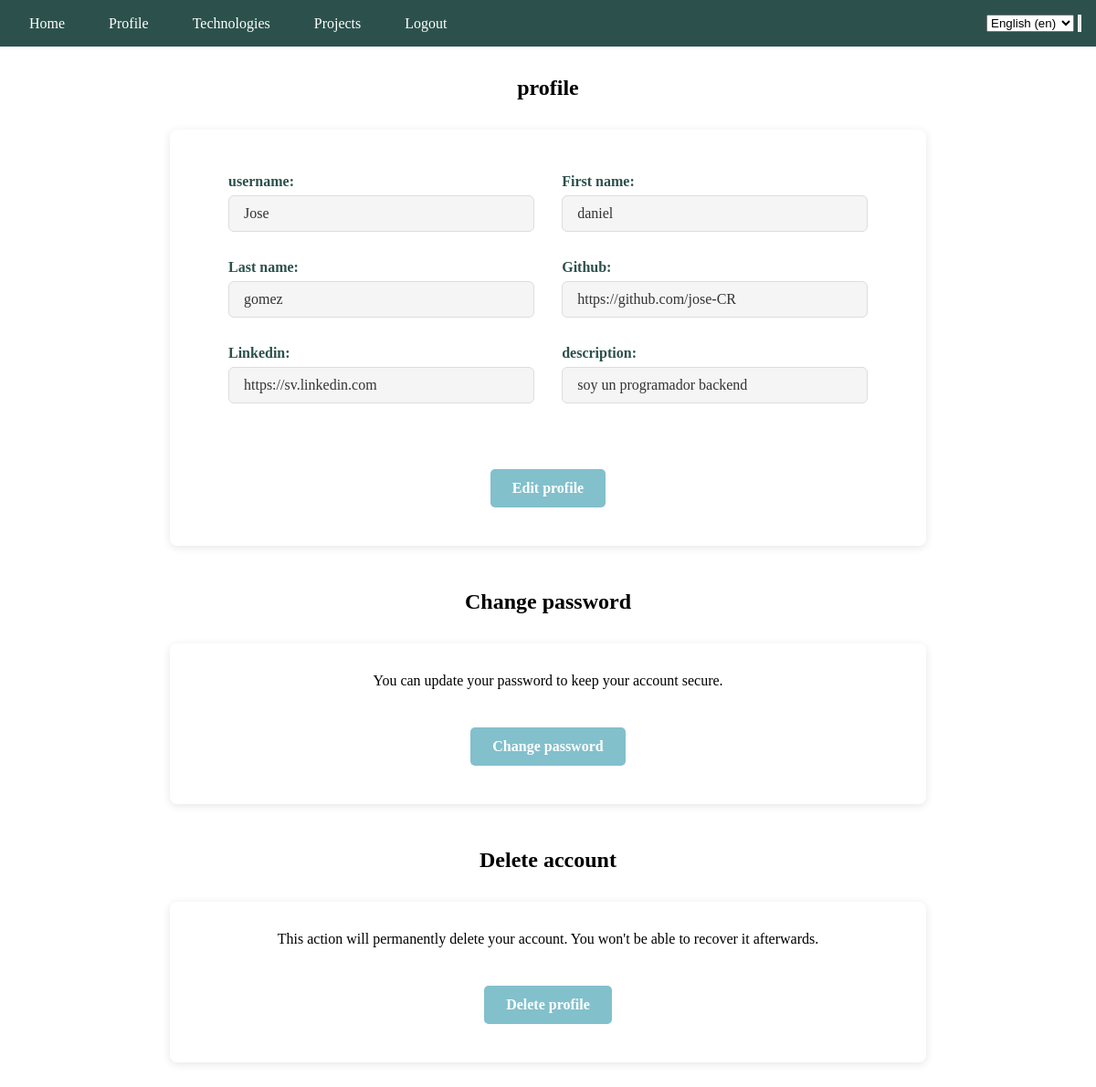
The page /profile/ (signed in) on the database its author committed.
### home/models.py (models this page shows)
class UserProfile(AbstractUser):
    description = CKEditor5Field('Description', config_name='default', blank=True, null=True)
    github = models.URLField(max_length=200, blank=True, null=True)
    linkedin = models.URLField(max_length=200, blank=True, null=True)

### home/services/user_profile.py (the view)
# urls.py: path('profile/', Profile.index ,name="profile"),
    @login_required
    def index(request):
        context = {
            'label_username': _('username'),
            'label_first_name': _('First name'),
            'label_last_name': _('Last name'),
            'label_email': _('Email'),
            'label_description': _('description'),
            'label_github': ('Github'),
            'label_linkedin': ('Linkedin'),
        }
        return render(request, 'profile.html', context)

### home/templatetags/components.py (called while the page is built)
@register.tag(name="card")
def do_card(parser, token):
    try:
        tag_name, title = token.split_contents()
    except ValueError:
        raise template.TemplateSyntaxError(
            "%r tag requires a single argument for the title"
            % token.contents.split()[0]
        )
    nodelist = parser.parse(('endcard',))
    parser.delete_first_token()
    return CardNode(title, nodelist)

    def render(self, context):
        title = self.title.resolve(context)
        content = self.nodelist.render(context)
        translated_title = _(title)
        tpl = loader.get_template('components/card.html')
        if hasattr(context, 'request'):
            return tpl.render({
                'title': translated_title,
                'content': mark_safe(content),
                **context.flatten(),
            }, request=context['request'])
        else:
            return tpl.render({
                'title': translated_title,
                'content': mark_safe(content),
                **context.flatten(),
            })

### home/templates/profile.html (shortened to what this page needs)
{% extends 'layouts/app.html' %}
{% load static %}
{% load components %}
{% load i18n %}
{% block static %}
    <link rel="stylesheet" href="{% static 'css/basic_styles.css' %}">
{% endblock %}
{% block content %}
{% card _("profile") %}
{% if request.user.is_authenticated %}
<div class="form-grid">
  <div class="form-group">
    <div class="user-info-label">{{ label_username }}:</div>
    <div class="user-info-value">{{ request.user.username }}</div>
  </div>
  <div class="form-group">
    <div class="user-info-label">{{ label_first_name }}:</div>
    <div class="user-info-value">{{ request.user.first_name }}</div>
  </div>
  <div class="form-group">
    <div class="user-info-label">{{ label_last_name }}:</div>
    <div class="user-info-value">{{ request.user.last_name }}</div>
  </div>
  <div class="form-group">
      <div class="user-info-label">{{ label_github }}:</div>
      <div class="user-info-value">{{ request.user.github }}</div>
  </div>
  <div class="form-group">
    <div class="user-info-label">{{ label_linkedin }}:</div>
    <div class="user-info-value">{{ request.user.linkedin }}</div>
  </div>
  <div class="form-group">
    <div class="user-info-label">{{ label_description }}:</div>
    <div class="user-info-value">{{ request.user.description }}</div>
  </div>
  <div class="form-button">
    {% if request.user.is_authenticated and request.user.id %}
    <a href="{% url 'profile_edit' request.user.id %}" class="sub-button">{% trans "Edit profile" %}</a>
    {% endif %}
  </div>
</div>
{% else %}
<h2>{% trans "you aren't authenticated" %}</h2>
{% endif %}
{% endcard %}
{% card _("Change password") %}
  <p class="card-text">{% trans "You can update your password to keep your account secure." %}</p>
  <div class="form-button">
    <a href="{% url 'change-password' %}" class="sub-button">{% trans "Change password" %}</a>
  </div>
{% endcard %}
{% card _("Delete account") %}
  <p class="card-text">{% trans "This action will permanently delete your account. You won't be able to recover it afterwards." %}</p>
  <div class="form-button">
    {% if request.user.is_authenticated and request.user.id %}
      <a href="{% url 'profile_delete' request.user.id %}" class="sub-button">{% trans "Delete profile" %}</a>
    {% endif %}
  </div>
{% endcard %}
{% endblock %}

### home/templates/layouts/app.html (shortened to what this page needs)
{% load static %}
{% load i18n %}
<!DOCTYPE html>
<html lang="{{ LANGUAGE_CODE }}">
<head>
    <link rel="stylesheet" href="{% static 'css/base_app.css' %}">
    {% block static %}{% endblock %}
</head>
<body>
    <nav class="navbar">
        <ul class="menu">
            {% if request.user.is_authenticated %}
                <li><a href="{% url 'app' %}">{% trans "Home" %}</a></li>
                <li><a href="{% url 'profile' %}">{% trans "Profile" %}</a></li>
                <li><a href="{% url 'read_tech' %}">{% trans "Technologies" %}</a></li>
                <li><a href="{% url 'read_project' %}">{% trans "Projects" %}</a></li>
                <li><a href="{% url 'exit' %}">{% trans "Logout" %}</a></li>
            {% else %}
                <li><a href="{% url 'app' %}">{% trans "Home" %}</a></li>
                <li><a href="{% url 'login' %}">{% trans "Login" %}</a></li>
                <li><a href="{% url 'register' %}">{% trans "register" %}</a></li>
            {% endif %}
        </ul>
        <form action="{% url 'set_language' %}" method="post">{% csrf_token %}
            <select name="language">
                {% get_current_language as LANGUAGE_CODE %}
                {% get_available_languages as LANGUAGES %}
                {% get_language_info_list for LANGUAGES as languages %}
                {% for language in languages %}
                    <option value="{{ language.code }}"{% if language.code == LANGUAGE_CODE %} selected{% endif %}>
                        {{ language.name_local }} ({{ language.code }})
                    </option>
                {% endfor %}
            </select>
            <input type="submit" value="{{ button }}">
        </form>
    </nav>
    <main>{% block content %}{% endblock %}</main>
</body>
</html>

### home/templates/components/card.html
<section class="content">
    <h2>{{title}}</h2>
    <div class="card">
        {{ content }}
    </div>
</section>

### home/static/css/base_app.css (style rules this page uses)
* { padding: 0; margin: 0; }
:root { --navbar-color: #2C514C; --tea-green: #C5EFCB; --pomp-and-power: #9F6BA0; --sky-blue: #82C0CC; --dark-purple: #2D1E2F; --link-hover-bg: rgba(255, 255, 255, 0.15); }
.navbar { background-color: var(--navbar-color); padding: 1rem; display: flex; align-items: center; justify-content: space-between; flex-wrap: wrap; }
.menu { list-style: none; display: flex; gap: 1rem; }
.menu li a { text-decoration: none; color: white; padding: 0.5rem 1rem; border-radius: 5px; transition: background-color 0.3s ease; }

### home/static/css/basic_styles.css (style rules this page uses)
* { padding: 0; margin: 0; }
:root { --navbar-color: #2C514C; --tea-green: #C5EFCB; --pomp-and-power: #9F6BA0; --sky-blue: #82C0CC; --dark-purple: #2D1E2F; --link-hover-bg: rgba(255, 255, 255, 0.15); }
.content { display: flex; flex-direction: column; align-items: center; gap: 2rem; margin-top: 2rem; margin-bottom: 3rem; }
.card { padding: 2rem 4rem; background-color: #fff; box-shadow: 0 2px 10px rgba(0,0,0,0.1); border-radius: 8px; width: 100%; max-width: 700px; }
.form-group { columns: 2; }
.form-grid { display: grid; grid-template-columns: repeat(2, 1fr); gap: 1.9rem; margin-top: 1rem; }
.form-group { display: flex; flex-direction: column; }
.form-button { grid-column: span 2; display: flex; justify-content: center; margin-top: 2rem; }
.sub-button { background-color: var(--sky-blue); color: white; padding: 0.75rem 1.5rem; margin: 10px; font-size: 1rem; border: none; border-radius: 5px; cursor: pointer; font-weight: bold; transition: background-color 0.3s ease; text-decoration: none; }
.user-info-label { font-weight: bold; color: #2C514C; margin-bottom: 0.4rem; font-size: 1rem; }
.user-info-value { background-color: #f5f5f5; padding: 0.6rem 1rem; border-radius: 6px; border: 1px solid #ddd; font-size: 1rem; color: #333; }
.card-text { text-align: center; text-wrap: pretty; }

### rows shown on the page
UserProfile: user.username "Jose", user.first_name "daniel", user.last_name "gomez", user.github "https://github.com/jose-CR", user.linkedin "https://sv.linkedin.com", user.description "soy un programador backend"

### other values the page prints
{{ title }} "profile Change password Delete account"
{{ label_username }} "username"
{{ label_first_name }} "First name"
{{ label_last_name }} "Last name"
{{ label_github }} "Github"
{{ label_linkedin }} "Linkedin"
{{ label_description }} "description"
form field language "English (en)"
